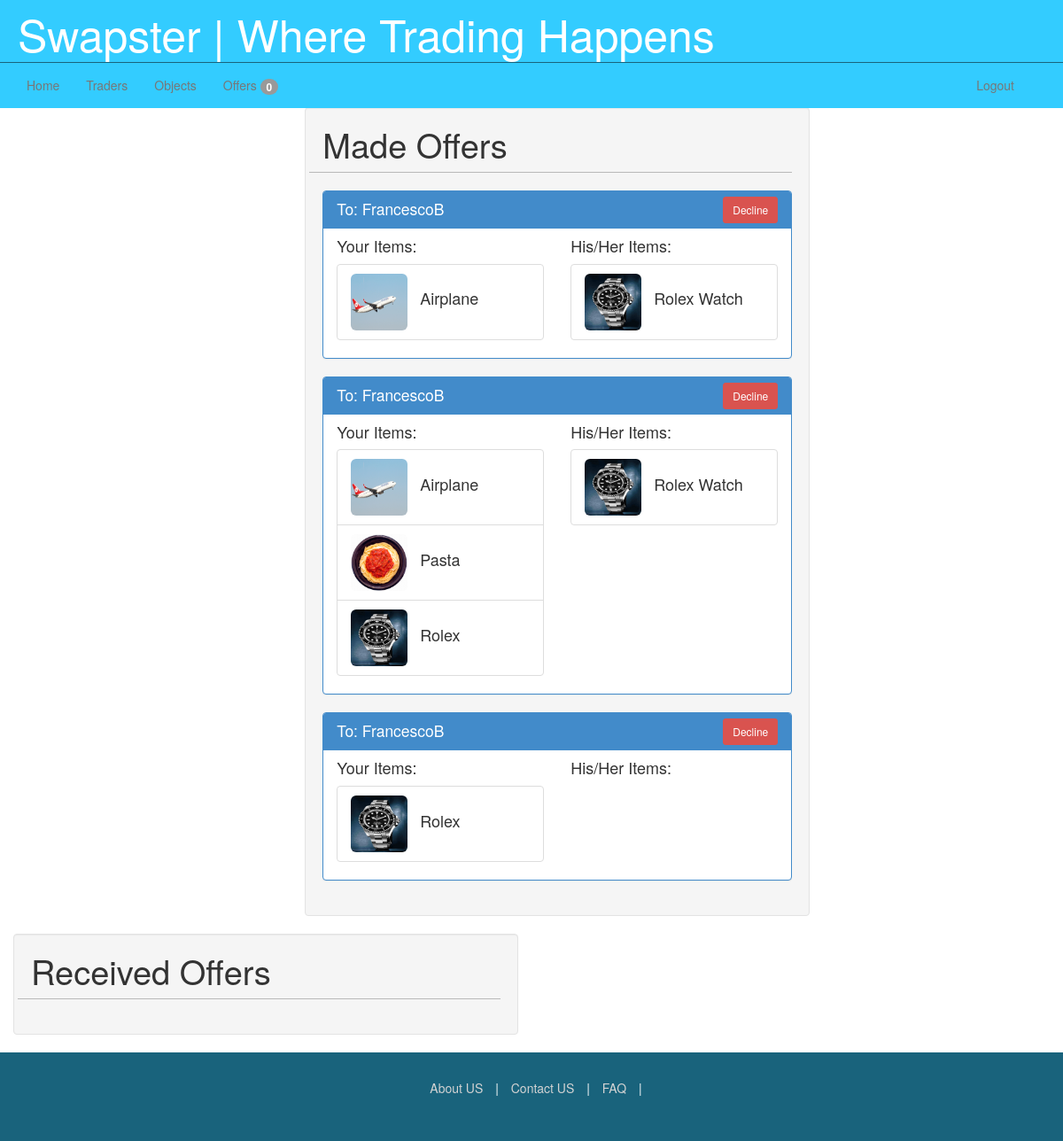
Page /traders/offers/ (signed in) on the committed database.
### trader/models.py (models this page shows, shortened)
class Trader(AbstractUser):
	store_title = models.CharField(max_length=100,default="My Store")
	bio = models.CharField(max_length=500, default="This is a short description of me")
	image = models.ImageField(upload_to="traders/")
	date_created = models.DateTimeField(auto_now=True)
	def request_count(self):
		return Offer.objects.filter(receiver=self).count()

class Offer(models.Model):
	maker = models.ForeignKey(settings.AUTH_USER_MODEL, related_name='made_offer')
	receiver = models.ForeignKey(settings.AUTH_USER_MODEL, related_name='received_offer')
	message = models.TextField(default="Would you be interested in trading with me?")
	maker_objects = models.ManyToManyField(Object, related_name='trade')
	receiver_objects = models.ManyToManyField(Object, related_name='want')

### objects/models.py (models this page shows, shortened)
class Object(models.Model):
	owner = models.ForeignKey(settings.AUTH_USER_MODEL, related_name="item")
	name = models.CharField(max_length=30)
	summary = models.CharField(max_length=500)
	description = models.TextField(blank=True)
	image = models.ImageField(upload_to="objects/")
	date_created = models.DateTimeField(auto_now=True)
	def __unicode__(self):  # Python 3: def __str__(self):
		return self.name

### trader/views.py (the view)
class OfferListView(ListView):
    model = Offer
    template_name = 'trader/offers.html'
    def get_context_data(self, **kwargs):
        context = super(OfferListView, self).get_context_data(**kwargs)
        received_offers = Offer.objects.filter(receiver=self.request.user)
        context['received_offers'] = received_offers
        made_offers = Offer.objects.filter(maker=self.request.user)
        context['made_offers'] = made_offers
        return context

### templates/trader/offers.html (shortened to what this page needs)
{% extends 'swapster/base.html' %}
	{% block additional_css2 %}
		{% load staticfiles %}
	<link rel="stylesheet" type="text/css" href="{% static "css/offers.css" %}"/>
	{% endblock %}
{% block content %}
<div class="row">
	<div class="col-6">
		<div class="well">
			<h1> Made Offers</h1>
			<hr>
			{% for offer in made_offers %}
			<div class="panel panel-primary">
				<div class="panel-heading">
					<h3 class="panel-title"> To: {{ offer.receiver.username }}</h3>
					<a href="{% url 'decline_offer' offer.id %}" id="decline" class="btn btn-small btn-danger pull-right">Decline</a>
				</div>
				<div class='row'>
					<div class='col-6'>
						<h4> Your Items: </h4>
						<div class="list-group">
							{% for obj in offer.maker_objects.all %}
							<div class="list-group-item">
								<a class="detail-trigger" name="{{ obj|safe }}" owner="{{ obj.owner.username }}">
								<img class="media-object img-rounded object-icon-medium" src="{{ obj.image.url }}"/>
								</a>
								<h4 class="object-label"> {{ obj.name }} </h4>
							</div>
							{% endfor %}
						</div>
					</div>
					<div class='col-6'>
						<h4> His/Her Items: </h4>
						<div class="list-group">
							{% for obj in offer.receiver_objects.all %}
							<div class="list-group-item">
								<a class="detail-trigger" name="{{ obj|safe }}" owner="{{ obj.owner.username }}">
								<img class="media-object img-rounded object-icon-medium" src="{{ obj.image.url }}"/>
								</a>
								<h4 class="object-label"> {{ obj.name }} </h4>
							</div>
							{% endfor %}
						</div>
					</div>
				</div>
			</div>
			{% endfor %}
		</div>
	</div>
	<div class="col-6">
		<div class="well">
			<h1> Received Offers </h1>
			<hr>
		</div>
	</div>
</div>
{% endblock %}

### templates/swapster/base.html (shortened to what this page needs)
{% extends 'index.html' %}
{% block additional_css %}
	{% load staticfiles %}
	<link rel="stylesheet" type="text/css" href="{% static "css/base.css" %}"/>
	<link rel="stylesheet" type="text/css" href="{% static "css/modal.css" %}"/>
	<link rel="stylesheet" type="text/css" href="{% static "css/profile.css" %}"/>
	{% block additional_css2 %}
	{% endblock %}
{% endblock %}
{% block additional_header %}
<div class="row nav-container">
<div class="navbar affix">
	<ul class="nav navbar-nav">
		<li><a href="{% url 'user_profile' %}">Home</a></li>
		<li><a href="{% url 'traders' %}">Traders</a></li>
		<li><a href="{% url 'objects' %}">Objects</a></li>
		<li><a href="{% url 'offers' %}">Offers <span class="badge">{{ user.request_count }}</span></a></li>
	</ul>
	<p id="username" class="navbar-text pull-right"><a href="{% url 'logout' %}" class="navbar-link">Logout</a></p></li>
</div>
</div>
{% endblock %}

### static/css/main.css (style rules this page uses)
html,body { padding: 0px; margin: 0px; }
a { color:lightgrey; }

### static/css/base.css (style rules this page uses)
.navbar { border-top: solid; border-top-color: #19637C; border-top-width: 1px; border-radius: 0px; margin-bottom: 0px; background-color: #33CCFF; z-index: 100; }
.nav-container { height: 51px; }
.row { margin-left: 0px; margin-right: 0px; }
.object-icon-medium { width: 64px; height: 64px; }
#username { margin-right: 40px; }

### static/css/profile.css (style rules this page uses)
hr { margin-top: 0px; margin-bottom: 20px; margin-left: -15px; }

### static/css/offers.css (style rules this page uses)
.col-6 > .well { margin-top: 0px; padding-top: 0px; }
hr { border-top-color: rgb(185, 185, 185); }
.object-icon-medium, h4, h5, h3 { display: inline-block; }
.panel { padding-bottom: 0px; }
.panel-heading { margin-bottom: 0px; }
.object-label { margin-left: 10px; }
a#accept, a#decline { margin-top: -4px; display: inline; }

### rows in the picture
Trader: request_count "0"
Offer: receiver.username "FrancescoB"
Object: image (picture), name "Airplane"
Object: image (picture), name "Rolex Watch"
Offer: receiver.username "FrancescoB"
Object: image (picture), name "Pasta"
Object: image (picture), name "Rolex"
Offer: receiver.username "FrancescoB"
